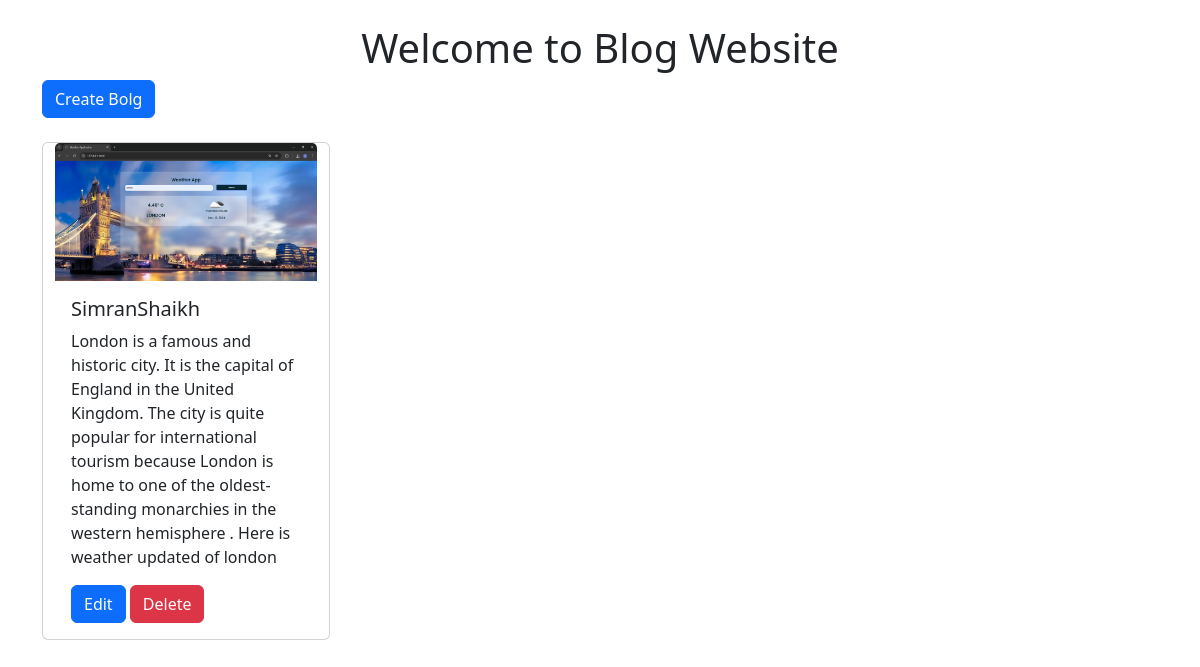
The page /tweet/ (signed in) on the database its author committed.
### tweet/models.py (models this page shows, shortened)
class Tweet(models.Model):
    user=models.ForeignKey(User,on_delete=models.CASCADE)
    text=models.TextField(  max_length=5000)
    photo=models.ImageField(upload_to='tweet/photo/',blank=True,null=True)
    create_at=models.DateTimeField( auto_now_add=True)
    updated=models.DateTimeField(auto_now_add=True)

### tweet/views.py (the view)
# urls.py: path('', views.tweet_list, name='tweet_list'),  # List and search tweets
def tweet_list(request):
    query = request.GET.get('q')
    if query:
        tweets = Tweet.objects.filter(text__icontains=query)
    else:
        tweets = Tweet.objects.all()
    return render(request, 'tweet_list.html', {'tweets': tweets})

### tweet/templates/tweet_list.html (shortened to what this page needs)
{% extends "layout.html" %}
{% block content %}
<h1 class="text-center mt-4">Welcome to Blog Website</h1>
<a class="btn btn-primary mb-4" href="{% url 'tweet_create' %}">Create Bolg</a><br>
<div class="container row gap-3">
  {% for tweet in tweets %}
  <div class="card" style="width: 18rem;">
      {% if tweet.photo %}
          <img src="{{ tweet.photo.url }}" class="card-img-top" alt="Tweet Image">
      {% else %}
          <img src="default-image.jpg" class="card-img-top" alt="Default Image">
      {% endif %}
      <div class="card-body">
        <h5 class="card-title">{{ tweet.user.username }}</h5>
        <p class="card-text">{{ tweet.text }}</p>
        {% if tweet.user == request.user %}
        <a href="{% url 'tweet_edit' tweet.id %}" class="btn btn-primary">Edit</a>
        <a href="{% url 'tweet_delete' tweet.id %}" class="btn btn-danger">Delete</a>
        {% endif %}
      </div>
  </div>
  {% endfor %}
</div>
{% endblock %}

### rows shown on the page
Tweet: photo (picture), user.username "SimranShaikh", text "London is a famous and historic city. It is the capital of England in the United Kingdom. The city is quite popular for international tourism because London is home to one of the oldest-standing monarchies in the western hemisphere . Here is weather updated of london", shows "Edit"
